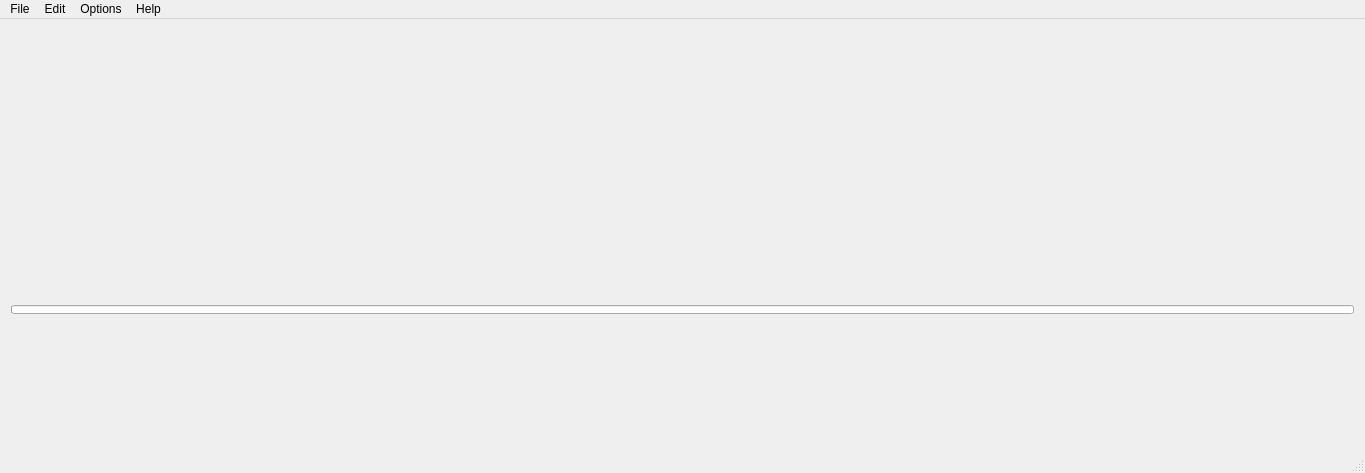
<?xml version="1.0" encoding="UTF-8"?>
<ui version="4.0">
 <class>MainWindow</class>
 <widget class="QMainWindow" name="MainWindow">
  <property name="geometry">
   <rect>
    <x>0</x>
    <y>0</y>
    <width>1365</width>
    <height>473</height>
   </rect>
  </property>
  <property name="windowTitle">
   <string>MainWindow</string>
  </property>
  <property name="styleSheet">
   <string notr="true"/>
  </property>
  <widget class="QWidget" name="centralWidget">
   <property name="sizePolicy">
    <sizepolicy hsizetype="Preferred" vsizetype="Preferred">
     <horstretch>0</horstretch>
     <verstretch>0</verstretch>
    </sizepolicy>
   </property>
   <property name="styleSheet">
    <string notr="true"/>
   </property>
   <layout class="QVBoxLayout" name="verticalLayout_2" stretch="5,0,0">
    <item>
     <layout class="QVBoxLayout" name="DashboardLayout">
      <property name="sizeConstraint">
       <enum>QLayout::SetMaximumSize</enum>
      </property>
     </layout>
    </item>
    <item>
     <widget class="QLabel" name="infoText">
      <property name="sizePolicy">
       <sizepolicy hsizetype="Expanding" vsizetype="Fixed">
        <horstretch>0</horstretch>
        <verstretch>0</verstretch>
       </sizepolicy>
      </property>
      <property name="minimumSize">
       <size>
        <width>0</width>
        <height>0</height>
       </size>
      </property>
      <property name="font">
       <font>
        <pointsize>11</pointsize>
        <italic>true</italic>
       </font>
      </property>
      <property name="layoutDirection">
       <enum>Qt::LeftToRight</enum>
      </property>
      <property name="styleSheet">
       <string notr="true"/>
      </property>
      <property name="text">
       <string/>
      </property>
      <property name="alignment">
       <set>Qt::AlignRight|Qt::AlignTrailing|Qt::AlignVCenter</set>
      </property>
      <property name="margin">
       <number>1</number>
      </property>
      <property name="textInteractionFlags">
       <set>Qt::NoTextInteraction</set>
      </property>
     </widget>
    </item>
    <item>
     <widget class="QProgressBar" name="progressBar">
      <property name="minimumSize">
       <size>
        <width>0</width>
        <height>0</height>
       </size>
      </property>
      <property name="maximumSize">
       <size>
        <width>16777215</width>
        <height>9</height>
       </size>
      </property>
      <property name="value">
       <number>0</number>
      </property>
      <property name="textVisible">
       <bool>false</bool>
      </property>
     </widget>
    </item>
   </layout>
  </widget>
  <widget class="QMenuBar" name="menuBar">
   <property name="geometry">
    <rect>
     <x>0</x>
     <y>0</y>
     <width>1365</width>
     <height>22</height>
    </rect>
   </property>
   <widget class="QMenu" name="menuFichier">
    <property name="title">
     <string>File</string>
    </property>
    <addaction name="actionNouveau"/>
    <addaction name="actionOuvrir"/>
    <addaction name="actionEnregistrer"/>
    <addaction name="actionEnregistrer_sous"/>
    <addaction name="separator"/>
    <addaction name="actionExporter"/>
    <addaction name="separator"/>
    <addaction name="actionFermer"/>
    <addaction name="actionQuitter"/>
   </widget>
   <widget class="QMenu" name="menuEditer">
    <property name="title">
     <string>Edit</string>
    </property>
    <addaction name="actionAjouter_ligne"/>
   </widget>
   <widget class="QMenu" name="menuAide">
    <property name="title">
     <string>Help</string>
    </property>
    <addaction name="actionA_propos"/>
   </widget>
   <widget class="QMenu" name="menuOptions">
    <property name="title">
     <string>Options</string>
    </property>
    <addaction name="actionMode_nuit"/>
   </widget>
   <addaction name="menuFichier"/>
   <addaction name="menuEditer"/>
   <addaction name="menuOptions"/>
   <addaction name="menuAide"/>
  </widget>
  <widget class="QStatusBar" name="statusBar"/>
  <action name="actionNouveau">
   <property name="text">
    <string>New</string>
   </property>
  </action>
  <action name="actionOuvrir">
   <property name="text">
    <string>Open</string>
   </property>
  </action>
  <action name="actionEnregistrer">
   <property name="text">
    <string>Save</string>
   </property>
  </action>
  <action name="actionEnregistrer_sous">
   <property name="text">
    <string>Save as..</string>
   </property>
  </action>
  <action name="actionQuitter">
   <property name="text">
    <string>Quit</string>
   </property>
  </action>
  <action name="actionAjouter_ligne">
   <property name="text">
    <string>Add row</string>
   </property>
  </action>
  <action name="actionSupprimer_ligne">
   <property name="text">
    <string>Supprimer</string>
   </property>
  </action>
  <action name="actionCopier_ligne">
   <property name="text">
    <string>Copier</string>
   </property>
  </action>
  <action name="actionColler">
   <property name="text">
    <string>Coller</string>
   </property>
  </action>
  <action name="actionA_propos">
   <property name="text">
    <string>About</string>
   </property>
  </action>
  <action name="actionFermer">
   <property name="text">
    <string>Close</string>
   </property>
  </action>
  <action name="actionMode_nuit">
   <property name="checkable">
    <bool>true</bool>
   </property>
   <property name="text">
    <string>Dark mode</string>
   </property>
  </action>
  <action name="actionExporter">
   <property name="text">
    <string>Export</string>
   </property>
  </action>
 </widget>
 <layoutdefault spacing="6" margin="11"/>
 <resources/>
 <connections/>
</ui>
